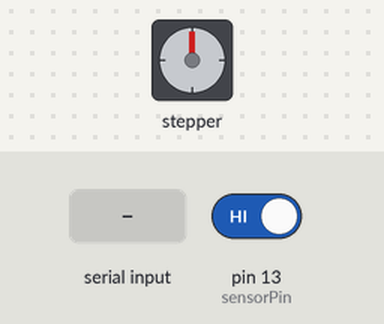
This sketch was run on a simulated Arduino Uno, built with avr-gcc and run on an emulated ATmega328P. On the bench: stepper motor. The test bench sets the inputs (shaded band); at power-on: pin 13 (sensorPin) HIGH. Stepper angles assume 2038 steps per turn.

Above: at 1.2 s.
1.3 s: "g45" received over Serial
At 2.3 s:
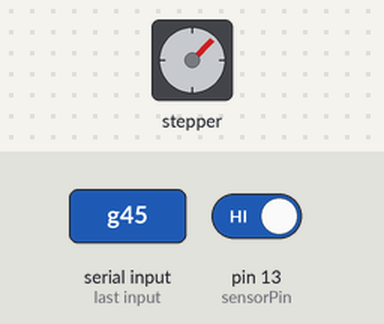
3.3 s: "g90" received over Serial
At 4.7 s:
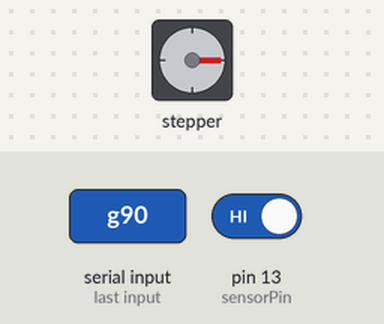
5.3 s: "g135" received over Serial
At 6.6 s:
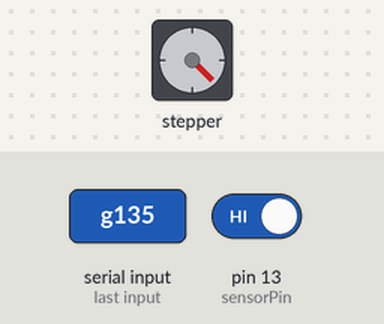
7.3 s: pin 13 (sensorPin) driven LOW
At 8.09 s:
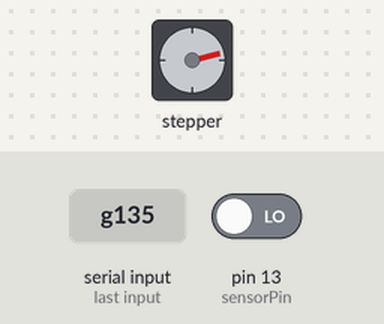
Timing chart, 0 to 10.3 s (numbered marks = the images above; inputs shaded):
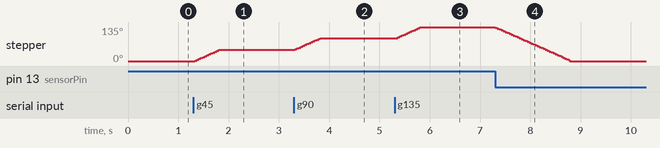

Measured:
- after the input at 1.3 s, stepper: turns 45° clockwise in 0.50 s, starting at once
- after the input at 3.3 s, stepper: turns 45° clockwise in 0.50 s, starting at once
- after the input at 5.3 s, stepper: turns 45° clockwise in 0.50 s, starting at once
- after the input at 7.3 s, stepper: turns 135° counter-clockwise in 1.5 s, starting at once

The sketch:

ktlaptrinh.ino
```cpp
#include <Stepper.h>
#include <SoftwareSerial.h>
#define sensorPower 7
#define sensorPin 13

int vegoc = 0;
int g45 = 255;
const int stepsPerRevolution = 2038; // số bước quay hết 1 vòng 360 độ
Stepper myStepper  = Stepper(stepsPerRevolution, 8, 10, 9, 11);
const int stepsToZero = 100;
void setup() {
  Serial.begin(9600);

  pinMode(sensorPower, OUTPUT);
  digitalWrite(sensorPower, LOW);
}
void loop() {
  String dulieu = "";
  while(Serial.available()>0)
            {
              char c = Serial.read();
              dulieu +=c;
              delay(5);
            }
  dulieu.trim();


  if (dulieu == "g45"){
    myStepper.setSpeed(15);
    myStepper.step(g45-vegoc);
    vegoc = g45;
    delay(1000);
  }
  if (dulieu == "g90"){
    myStepper.setSpeed(15);
    myStepper.step(g45*2-vegoc);
    vegoc = g45*2;
    delay(1000);
  }
  if (dulieu == "g135"){
    myStepper.setSpeed(15);
    myStepper.step(g45*3-vegoc);
    vegoc = g45*3;
    delay(1000);
  }

  if (dulieu == "goc"){
    myStepper.setSpeed(15);
    myStepper.step(-vegoc);
    vegoc = 0;
    delay(1000);
  }

  int val = readSensor();//tín hiệu digital 1=clear, 0=raining
  if (val == 0) {
    myStepper.setSpeed(15);
    myStepper.step(-vegoc);
    delay(1000);
    vegoc = 0;
  }
}
int readSensor() {
    digitalWrite(sensorPower, HIGH);    // Turn the sensor ON
    delay(10);                // Allow power to settle
    int val = digitalRead(sensorPin);    // Read the sensor output
    digitalWrite(sensorPower, LOW);        // Turn the sensor OFF
    return val;                // Return the value
}
```
